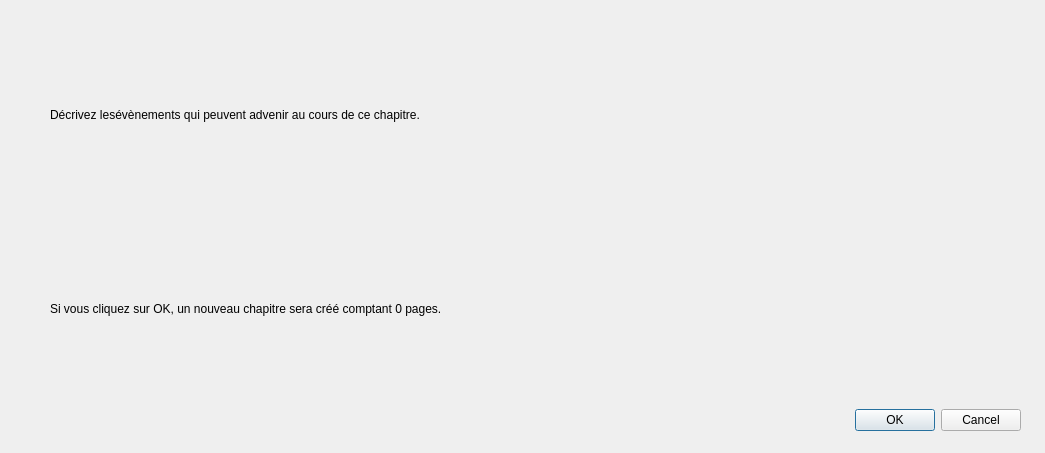
<?xml version="1.0" encoding="UTF-8"?>
<ui version="4.0">
 <class>BinaryTreeDialog</class>
 <widget class="QDialog" name="BinaryTreeDialog">
  <property name="geometry">
   <rect>
    <x>0</x>
    <y>0</y>
    <width>1045</width>
    <height>453</height>
   </rect>
  </property>
  <property name="windowTitle">
   <string>Dialog</string>
  </property>
  <widget class="QWidget" name="verticalLayoutWidget">
   <property name="geometry">
    <rect>
     <x>50</x>
     <y>20</y>
     <width>971</width>
     <height>411</height>
    </rect>
   </property>
   <layout class="QVBoxLayout" name="verticalLayout">
    <item>
     <widget class="QLabel" name="label">
      <property name="text">
       <string>Décrivez lesévènements qui peuvent advenir au cours de ce chapitre.</string>
      </property>
     </widget>
    </item>
    <item>
     <layout class="QVBoxLayout" name="eventsLayout"/>
    </item>
    <item>
     <widget class="QLabel" name="label_2">
      <property name="text">
       <string>Si vous cliquez sur OK, un nouveau chapitre sera créé comptant 0 pages.</string>
      </property>
     </widget>
    </item>
    <item>
     <widget class="QDialogButtonBox" name="buttonBox">
      <property name="orientation">
       <enum>Qt::Horizontal</enum>
      </property>
      <property name="standardButtons">
       <set>QDialogButtonBox::Cancel|QDialogButtonBox::Ok</set>
      </property>
     </widget>
    </item>
   </layout>
  </widget>
 </widget>
 <resources/>
 <connections>
  <connection>
   <sender>buttonBox</sender>
   <signal>accepted()</signal>
   <receiver>BinaryTreeDialog</receiver>
   <slot>accept()</slot>
   <hints>
    <hint type="sourcelabel">
     <x>248</x>
     <y>254</y>
    </hint>
    <hint type="destinationlabel">
     <x>157</x>
     <y>274</y>
    </hint>
   </hints>
  </connection>
  <connection>
   <sender>buttonBox</sender>
   <signal>rejected()</signal>
   <receiver>BinaryTreeDialog</receiver>
   <slot>reject()</slot>
   <hints>
    <hint type="sourcelabel">
     <x>316</x>
     <y>260</y>
    </hint>
    <hint type="destinationlabel">
     <x>286</x>
     <y>274</y>
    </hint>
   </hints>
  </connection>
 </connections>
</ui>
